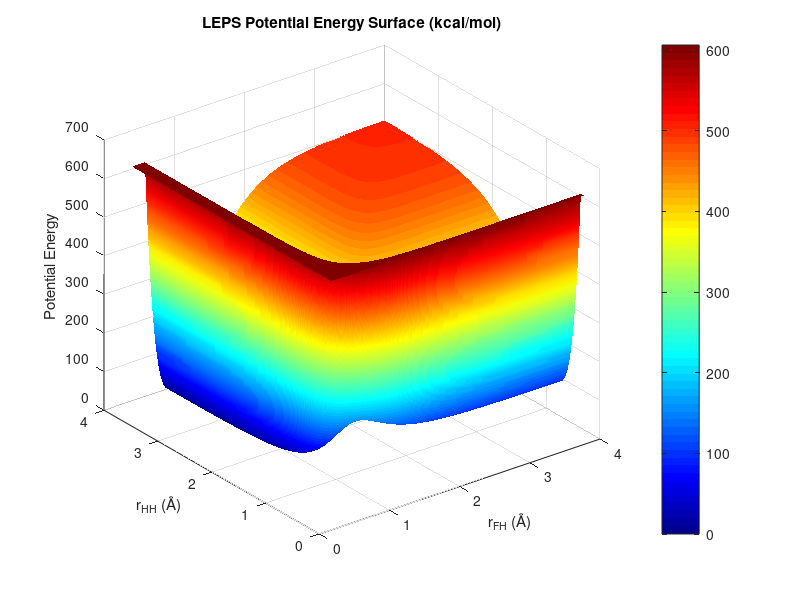

MATLAB code to generate this figure: (Note: this script raises an error after producing the figure.)
%% Potential Energy Surface STL Generator
% Author: Chandan Varma Tamada
clc; clear; close all;

% --- Input Parameters ---
% LEPS Parameters (energy in kcal/mol, distances in Angstroms):
% DFH: Dissociation energy of HF molecule (kcal/mol)
% DHH: Dissociation energy of H2 molecule (kcal/mol)
% betaFH: Morse potential exponent for HF bond (1/Angstrom), controls steepness of potential
% betaHH: Morse potential exponent for H2 bond (1/Angstrom), controls steepness of potential
% r0FH: Equilibrium bond length of HF (Angstrom)
% r0HH: Equilibrium bond length of H2 (Angstrom)
% SFH: Sato parameter for HF bond, adjusts interaction strength in LEPS model
% SHH: Sato parameter for H2 bond, adjusts interaction strength in LEPS model
DFH = 591.1;      % kcal/mol
DHH = 458.2;      % kcal/mol
betaFH = 2.2189;  % 1/Angstrom
betaHH = 1.9420;  % 1/Angstrom
r0FH = 0.917;     % Angstrom
r0HH = 0.7419;    % Angstrom
SFH = 0.167;
SHH = 0.106;

% Grid and Scaling Parameters:
% x_min_pes, x_max_pes: Range of r_FH (F-H distance) in Angstroms for PES grid
% y_min_pes, y_max_pes: Range of r_HH (H-H distance) in Angstroms for PES grid
% resolution: Number of grid points along each axis
% x_scale_factor, y_scale_factor: Scaling for STL model (mm/Angstrom)
% z_scale_factor: Scaling for potential in STL model (mm/(kcal/mol))
% z_limit_orig_units: Maximum energy (kcal/mol) to clip PES values
% floor_thickness_mm: Thickness of STL model base (mm)
% output_file_name: Name of output STL file
x_min_pes = 0.4;         % Angstroms
x_max_pes = 4.0;         % Angstroms
y_min_pes = 0.3;         % Angstroms
y_max_pes = 4.0;         % Angstroms
resolution = 600;        % Grid points
x_scale_factor = 40.0;   % mm / Angstrom
y_scale_factor = 40.0;   % mm / Angstrom
z_scale_factor = 0.05;   % mm / (kcal/mol)
z_limit_orig_units = 100; % kcal/mol
floor_thickness_mm = 2.0; % mm
output_file_name = 'PES.stl';

% --- Generate Grid ---
x_vals = linspace(x_min_pes, x_max_pes, resolution);
y_vals = linspace(y_min_pes, y_max_pes, resolution);
[X_orig, Y_orig] = meshgrid(x_vals, y_vals);

% --- Calculate LEPS PES ---
rac = X_orig + Y_orig;
den_ab = 1 + SFH;
den_ac = 1 + SFH;
den_bc = 1 + SHH;

% Q terms (vectorized)
Qab = 0.5 * DFH * (1.5 * exp(-2 * betaFH * (X_orig - r0FH)) - exp(-betaFH * (X_orig - r0FH))) / den_ab;
Qbc = 0.5 * DHH * (1.5 * exp(-2 * betaHH * (Y_orig - r0HH)) - exp(-betaHH * (Y_orig - r0HH))) / den_bc;
Qac = 0.5 * DFH * (1.5 * exp(-2 * betaFH * (rac - r0FH)) - exp(-betaFH * (rac - r0FH))) / den_ac;

% J terms (vectorized)
Jab = 0.5 * DFH * (0.5 * exp(-2 * betaFH * (X_orig - r0FH)) - 3 * exp(-betaFH * (X_orig - r0FH))) / den_ab;
Jbc = 0.5 * DHH * (0.5 * exp(-2 * betaHH * (Y_orig - r0HH)) - 3 * exp(-betaHH * (Y_orig - r0HH))) / den_bc;
Jac = 0.5 * DFH * (0.5 * exp(-2 * betaFH * (rac - r0FH)) - 3 * exp(-betaFH * (rac - r0FH))) / den_ac;

% LEPS potential
Z_surface = Qab + Qbc + Qac - sqrt(0.5 * ((Jab - Jbc).^2 + (Jbc - Jac).^2 + (Jac - Jab).^2));

% Clip and offset Z values
Z_surface = min(Z_surface, z_limit_orig_units); % Clip to max energy
Z_surface = Z_surface - min(Z_surface(:));      % Offset to zero

% --- 3D PES Plot ---
figure;
surf(X_orig, Y_orig, Z_surface, 'EdgeColor', 'none');
colormap('jet');
colorbar;
xlabel('r_{FH} (Å)');
ylabel('r_{HH} (Å)');
zlabel('Potential Energy');
title('LEPS Potential Energy Surface (kcal/mol)');
view(3);
shading interp;

% --- Generate STL File ---
% Scale coordinates
X_scaled = X_orig * x_scale_factor;
Y_scaled = Y_orig * y_scale_factor;
Z_scaled = Z_surface * z_scale_factor;
floor_z = -floor_thickness_mm;

% --- Create Vertices ---
n = resolution;
n_vertices = 2 * n * n; % Top surface + floor
vertices = zeros(n_vertices, 3);

% Top surface vertices
idx = 1:n^2;
vertices(idx,:) = [X_scaled(:), Y_scaled(:), Z_scaled(:)];

% Floor vertices
idx_floor = n^2+1:2*n^2;
vertices(idx_floor,:) = [X_scaled(:), Y_scaled(:), floor_z * ones(n^2,1)];

% --- Create Faces ---
% Preallocate faces array
n_faces = 2 * (n-1)^2 + 4 * 2 * (n-1); % Top + floor + 4 sides
faces = zeros(n_faces, 3); % Use double for triangulation compatibility

% Top surface triangles (normals up)
idx = 1:(n-1);
[J, I] = meshgrid(idx, idx);
v0 = (I-1)*n + J;
v1 = I*n + J;
v2 = (I-1)*n + (J+1);
v3 = I*n + (J+1);
face_idx = 1:2*(n-1)^2;
faces(face_idx,:) = [v0(:), v1(:), v2(:); v1(:), v3(:), v2(:)];

% Floor triangles (normals down)
f0 = n^2 + v0;
f1 = n^2 + v1;
f2 = n^2 + v2;
f3 = n^2 + v3;
face_idx = 2*(n-1)^2+1:4*(n-1)^2;
faces(face_idx,:) = [f0(:), f3(:), f1(:); f0(:), f2(:), f3(:)];

% Side walls
face_idx = 4*(n-1)^2+1;
% Left side (x_min, normal X-neg)
v_top = 1:n:(n-1)*n+1;
v_bot = n^2 + v_top;
faces(face_idx:face_idx+2*(n-1)-1,:) = [v_bot(1:end-1)', v_bot(2:end)', v_top(1:end-1)'; ...
                                         v_bot(2:end)', v_top(2:end)', v_top(1:end-1)'];
face_idx = face_idx + 2*(n-1);
% Right side (x_max, normal X-pos)
v_top = n:n:n^2;
v_bot = n^2 + v_top;
faces(face_idx:face_idx+2*(n-1)-1,:) = [v_top(1:end-1)', v_top(2:end)', v_bot(1:end-1)'; ...
                                         v_top(2:end)', v_bot(2:end)', v_bot(1:end-1)'];
face_idx = face_idx + 2*(n-1);
% Front side (y_min, normal Y-neg)
v_top = 1:n;
v_bot = n^2 + v_top;
faces(face_idx:face_idx+2*(n-1)-1,:) = [v_top(1:end-1)', v_bot(1:end-1)', v_bot(2:end)'; ...
                                         v_top(1:end-1)', v_bot(2:end)', v_top(2:end)'];
face_idx = face_idx + 2*(n-1);
% Back side (y_max, normal Y-pos)
v_top = (n-1)*n+1:n^2;
v_bot = n^2 + v_top;
faces(face_idx:face_idx+2*(n-1)-1,:) = [v_bot(1:end-1)', v_top(2:end)', v_top(1:end-1)'; ...
                                         v_bot(1:end-1)', v_bot(2:end)', v_top(2:end)'];

% --- Write STL File ---
TR = triangulation(double(faces), vertices); % Ensure faces is double
stlwrite(TR, output_file_name, 'binary');

% --- Visualize STL with Jet Colormap (No Edges) ---
figure;
trimesh(TR, 'FaceVertexCData', vertices(:,3), 'FaceColor', 'interp');
colormap('jet');
xlabel('X (mm)');
ylabel('Y (mm)');
zlabel('Z (mm)');
title('3D Visualization of LEPS PES STL Model');
axis equal;
grid on;
view(3);